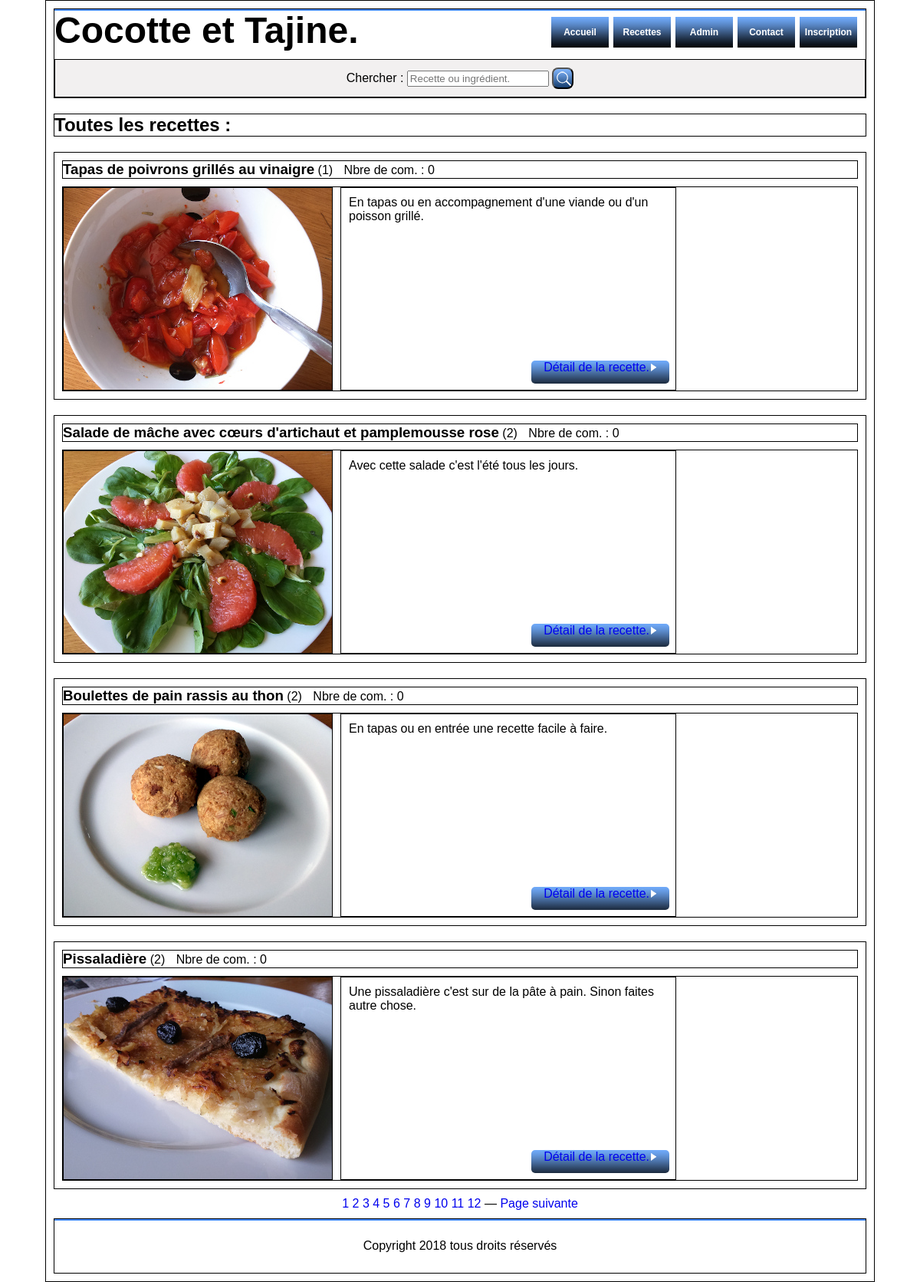
The app's page /toutes_les_recettes.php with its own data.
### tables this page shows
CREATE TABLE IF NOT EXISTS `recettes` (
  `id_recette` int NOT NULL AUTO_INCREMENT,
  `date_creation` timestamp NULL DEFAULT CURRENT_TIMESTAMP,
  `plat` varchar(255) DEFAULT NULL,
  `recette` varchar(255) DEFAULT NULL,
  `mots_cles` varchar(255) NOT NULL,
  `origine_id` varchar(255) DEFAULT NULL,
  `regOrigId` int NOT NULL,
  `presentation` text,
  `nbr_pers` int DEFAULT NULL,
  `difficulte` varchar(20) NOT NULL,
  `ingrediens` text,
  `epices` text,
  `tps_prep` time DEFAULT NULL,
  `tps_cuis` time DEFAULT NULL,
  `preparation` text,
  `cuisson` text,
  `suggestion` text,
  `nom_img_min` varchar(255) NOT NULL,
  `nom_img` varchar(255) NOT NULL,
  `alt_img` varchar(255) NOT NULL,
  `nom_img_grd` varchar(255) NOT NULL,
  PRIMARY KEY (`id_recette`)
);

### toutes_les_recettes_req.php (the view, shortened to what this page needs)
<h2 class="titre_principal_ttes_recet">Toutes les recettes :</h2>
<?php
	include ("connexion.php");
	$page = (!empty($_GET['page']) ? $_GET['page'] : 1);
	$limite = 4;
	$debut = ($page - 1) * $limite;
	$query = 'SELECT SQL_CALC_FOUND_ROWS R.id_recette, R.recette, R.presentation, R.regOrigId, O.origine_id,
						C.id_recet_com,R.nom_img, R.alt_img,
						COUNT(C.id_recet_com) as total_com
				FROM recettes R
				LEFT JOIN origines O
					ON R.regOrigId = O.origine_id
				LEFT JOIN commentaires C
					ON R.id_recette = C.id_recet_com
				WHERE R.regOrigId BETWEEN 0 AND 10000
				GROUP BY id_recette
				ORDER BY id_recette DESC
				LIMIT :limite OFFSET :debut';
	$query = $bdd->prepare($query);
	$query->bindValue(
		'limite',
	  $limite,
	  PDO::PARAM_INT
	);
	$query->bindValue(
		'debut',
	  $debut,
	  PDO::PARAM_INT
	);
	$query->execute();
	$resultFoundRows = $bdd->query('SELECT found_rows()');
	$nombredElementsTotal = $resultFoundRows->fetchColumn();
	while ($element = $query->fetch()) {
	   echo ('
	   		<div class="zone_tte_recet">
		   		<div class="nom_et_origine">
		   			<h3 class="elem_nom_recet">'.htmlspecialchars($element['recette']).'</h3> ('.htmlspecialchars($element['origine_id']).')
		   			<p class="nbre_com_ttes_recet">Nbre de com. : '.htmlspecialchars($element['total_com']).'</p>
		   		</div>
		   		<div class="img_et_pres">
		   			<img src="images/'.htmlspecialchars($element['nom_img']).'" class="img_tte_recet" alt="'.htmlspecialchars($element['alt_img']).'" /><div class="present_et_bout">
			   			<p class="present_ttes_recet">'.nl2br (htmlspecialchars($element['presentation'])).'</p>
			   			<div class="zone_bout_det_ttes_recet">
							<p class="bouton_detail_ttes_recet"><a href="recette_a_la_une_detail.php?recetALaUne='.$element['id_recette']. '" class="bouton_detail_ttes_recet">Détail de la recette.<img id="bouton_detail_ttes_recet" src="images/flecheblanchedroite.png" alt="flecheblanchedroite" /></a></p>
						</div>
					</div>
		   		</div>
			</div>');
	}
	$nombreDePages = ceil($nombredElementsTotal / $limite);
	?>
	<div id="num_pages">
		<p class="page_ttes_recet"><?php
			?><a href="?page=<?php echo $page - 1; ?>">Page précédente</a> — <?php
		for ($i = 1; $i <= $nombreDePages; $i++):
			?><a href="?page=<?php echo $i; ?>"><?php echo $i; ?></a> <?php
		endfor;
		if ($page < $nombreDePages):
			?>— <a href="?page=<?php echo $page + 1; ?>">Page suivante</a><?php
		endif;
		?>
		</p>
	</div>

### debut_page.php
<!DOCTYPE html>
<html lang="fr">
	<head>
		<?php include ("head.php"); ?>
	</head>
	<body>
		<div id="bloc_page">
			<?php include ("header.php"); ?>

### head.php (shortened to what this page needs)
<head>
	<link href="css/style_800.css" rel="stylesheet" type="text/css"/>
	<link href="css/style_nav_horiz.css" rel="stylesheet" type="text/css"/>
	<link href="css/style_det_recet800.css" rel="stylesheet" type="text/css"/>
	<link href="css/style_recet_sug800.css" rel="stylesheet" type="text/css" />
	<link href="css/style_recet_toutes800.css" rel="stylesheet" type="text/css"/>
	<link href="css/style_recet_pays800.css" rel="stylesheet" type="text/css"/>
	<link href="css/style_recet_form800.css" rel="stylesheet" type="text/css"/>
	<link href="css/style_membr_inscr800.css" rel="stylesheet" type="text/css"/>
</head>

### header.php
<header>
	<div id="banniere">
    	<a id="titre_principal" href="index.php"><h1>Cocotte et Tajine.</h1></a>
		<?php include ("menu_horiz.php"); ?>
		<?php include ("recettes_recherche_form.php"); ?>
	</div>
</header>

### menu_horiz.php (shortened to what this page needs)
<ul id="menu">
	<li><a href="index.php">Accueil</a></li>
	<li><a href="toutes_les_recettes.php">Recettes</a>
	</li>
	<li><a href="admin.php">Admin</a></li>
	<li><a href="contact.php">Contact</a></li>
	<li><a href="inscription_membres.php">Inscription</a></li>
</ul>

### recettes_recherche_form.php
<form id="form_recherche" method="post" action="recettes_recherche_post3.php" >
	<label for="recherche">Chercher :</label>
		<input type="search" name="recette" id="recherche" placeholder="Recette ou ingrédient." required=""/>
	<input id="validation" type="submit" name="form" value=" " />
</form>

### toutes_les_recettes.php
<?php include ("debut_page.php"); ?>
	<section>
		<?php include ("toutes_les_recettes_req.php"); ?>
	</section>
<?php include ("footer.php"); ?>

### footer.php
<footer>
    <p>Copyright 2018 tous droits réservés </p>
</footer>

### css/style_800.css (style rules this page uses)
body { width: 90%; min-width: 840px; margin: auto; font-family: Arial, 'Trebuchet MS', sans-serif; border: 1px solid black; }
#bloc_page { min-width: 820px; margin:10px 10px 10px 10px; ; }
h1 { margin: 0px 0px 0px 0px; }
h2 { margin: 0px 0px 0px 10px; }
h3 { margin: 0px 0px 0px 0px; }
header { position: relative; min-width: 820px; height: 115px; margin: 0px auto 20px; padding: 0px 0px 0px 0px; background: url('../images/separateur.png') repeat-x top; border: 1px solid black; }
header h1 { margin: 0px 0px 0px 0px; font-size: 3em; color: black; }
header a { text-decoration:none; margin: auto; }
a { text-decoration: none; }
#banniere { width: 100%; height: 124px; padding: 0px 0px 0px 0px; }
#form_recherche { min-width: 800px; margin: 10px 0px 0px 0px; padding: 10px 0px 10px 0px; text-align: center; background-color: #f2f0f0; border: 1px solid black; }
#validation { display : inline-block; width: 28px; height: 28px; border-radius: 8px; background: url(../images/loupe.png)no-repeat; }
.elem_nom_recet { display: inline-block; margin: 0px 0px 0px 0px; }
footer { min-width: 820px; text-align: center; margin: 10px auto 0px; padding: 10px 0px 10px 0px; background-color: #f1f1f1; border: 1px solid black; background: url('../images/separateur.png') repeat-x top; }
footer p { text-align: center; color: black; }

### css/style_nav_horiz.css (style rules this page uses)
#menu { position: absolute; z-index: 2; top: 0px; right: 0px; width: 410px; margin: 10px 5px 0px 0px; font-weight : bold; font-family : Arial, 'Trebuchet MS', sans-serif; font-size : 12px; text-align : center; }
#menu, #menu ul { padding : 0; list-style : none; line-height : 41px; text-align : center; }
#menu a { width : 75px; display : block; padding : 0; margin: 0px 0px 0px 5px; background: url('../images/fond_degradebleu.png') repeat-x; color : #fff; text-decoration : none; }
#menu li { float : left; border-right : 1px solid #fff; }
html>body #menu li { border-right: 1px solid transparent ; }

### css/style_recet_toutes800.css (style rules this page uses)
.titre_principal_ttes_recet { min-width: 800px; margin: 0px auto 0px; border: 1px solid black; }
.zone_tte_recet { min-width: 800px; margin: 20px auto 10px; padding: 10px 10px 10px 10px; border: 1px solid black; }
.nom_et_origine { margin: 0px auto 0px; border: 1px solid black; }
.nbre_com_ttes_recet { display: inline; margin: 0px 0px 0px 10px; font-size: 1em; color: black; }
.img_et_pres { min-width: 800px; height: 265px; position: relative; margin: 10px auto 0px; border: 1px solid black; }
.img_tte_recet { width: 350px; height: 263px; display: inline-block; margin: 0px 10px 0px 0px; border: 1px solid black; z-index: 1; }
.present_et_bout { width: 436px; height: 263px; display: inline-block; position: absolute; bottom: 0px; margin: 0px auto 0px; padding: 0px 0px 0px 0px; border: 1px solid black; }
.present_ttes_recet { display: inline-block; margin: 0px auto 0px; padding: 10px 10px 10px 10px; }
.zone_bout_det_ttes_recet { position: absolute; bottom: 8px; right: 8px; margin: 10px 0px 0px 0px; }
.bouton_detail_ttes_recet { height: 30px; margin: 0px 0px 0px 0px; padding: 0px 8px 0px 8px; text-decoration: none; border-radius: 5px; background: url('../images/fond_degradebleu.png') repeat-x; }
#num_pages { text-align: center; }
.page_ttes_recet { margin: 0px auto 0px; }

### css/style_recet_pays800.css (style rules this page uses)
#num_pages { text-align: center; }

### records on screen
recettes: recette "Tapas de poivrons grillés au vinaigre", origine_id "1", total_com "0", nom_img (picture), presentation "En tapas ou en accompagnement d'une viande ou d'un poisson grillé."
recettes: recette "Salade de mâche avec cœurs d'artichaut et pamplemousse rose", origine_id "2", total_com "0", nom_img+alt_img (picture), presentation "Avec cette salade c'est l'été tous les jours."
recettes: recette "Boulettes de pain rassis au thon", origine_id "2", total_com "0", nom_img+alt_img (picture), presentation "En tapas ou en entrée une recette facile à faire."
recettes: recette "Pissaladière", origine_id "2", total_com "0", nom_img+alt_img (picture), presentation "Une pissaladière c'est sur de la pâte à pain. Sinon faites autre chose."
